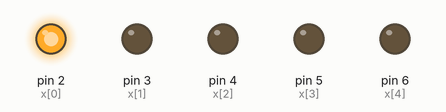
This sketch was run on a simulated Arduino Uno, built with avr-gcc and run on an emulated ATmega328P. Parts: output pins drawn as LEDs (lit = HIGH).

Above: at 0.01 s.
At 0.61 s:
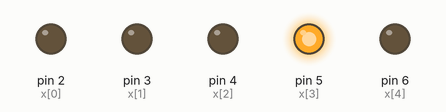
At 1.21 s:
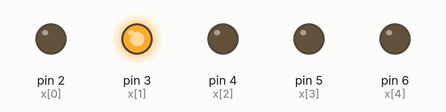
At 2.41 s:
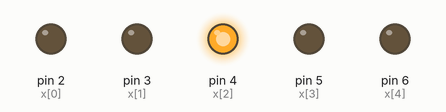
At 3.81 s:
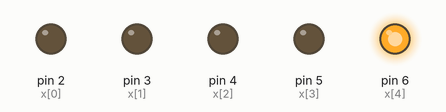
At 5.0 s:
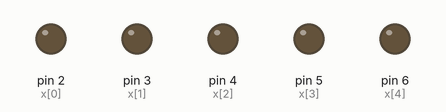
Timing chart, 0 to 6.5 s (numbered marks = the images above):
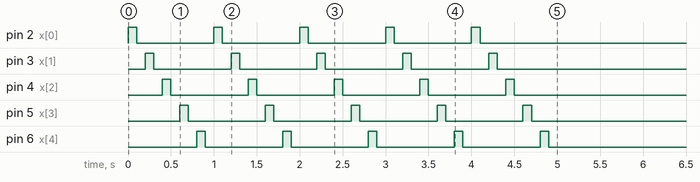

The sketch:

3A_massiv_15.ino
```cpp
int x[5] = {2, 3, 4, 5, 6};
int y[5] = {0, 1, 0, 1, 0};
void setup()
{
  for (int i = 0; i < 5; i++)
  {
    pinMode(x[i], y[1]);
  }
  for (int i = 0; i < 5; i++)
  {
    for (int i = 0; i < 5; i++)
    {
      digitalWrite(x[i], y[1]);
      delay(100);
      digitalWrite(x[i], y[0]);
      delay(100);
    }
  }
}
void loop()
{

}
```
